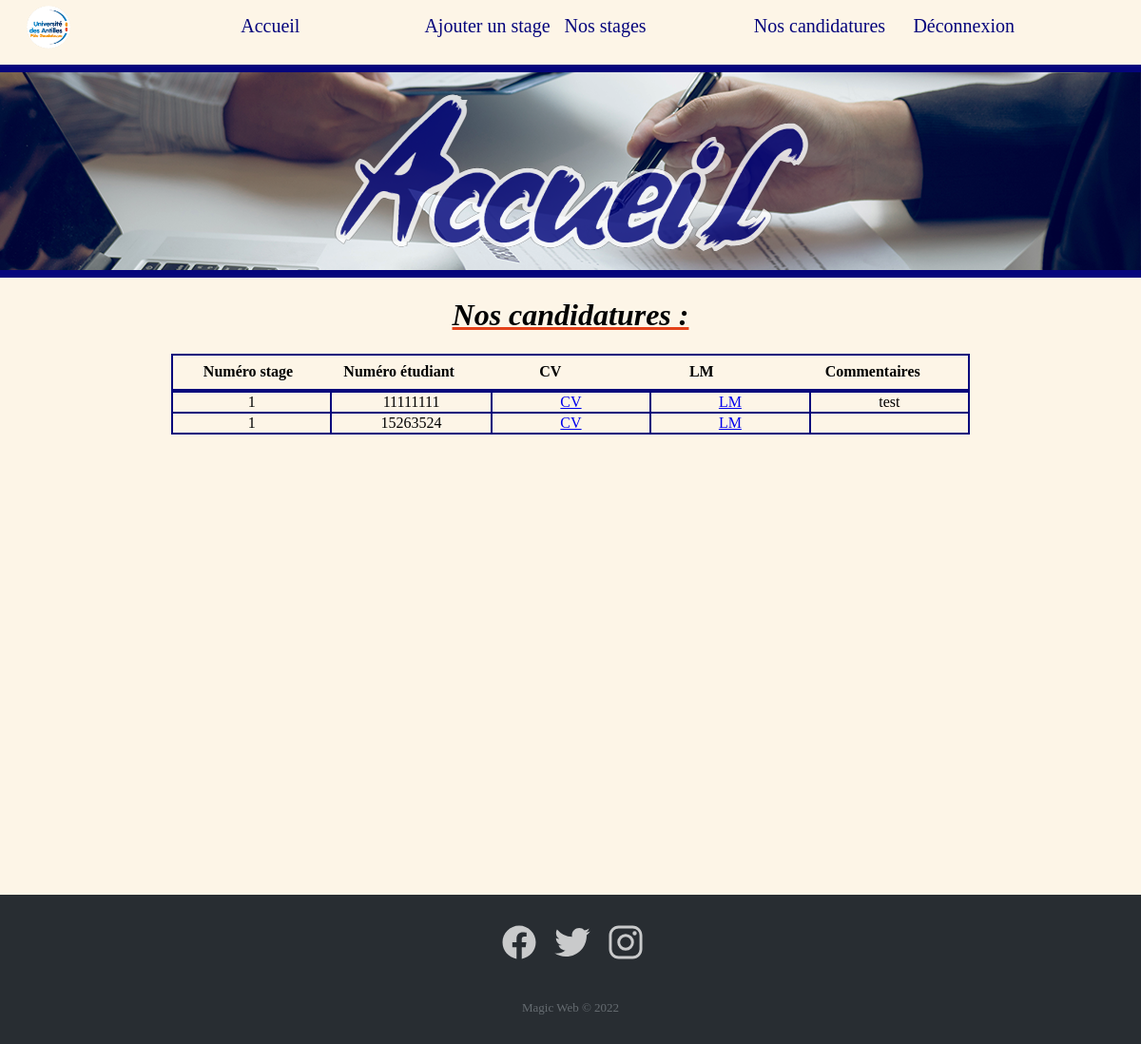
/affichage_candidature.php (signed in), run on the app's committed database.
### tables this page shows
CREATE TABLE `candidater` (
  `id_stage` int(11) NOT NULL,
  `num_etudiant` varchar(8) NOT NULL,
  `CV` varchar(100) NOT NULL,
  `LM` varchar(100) NOT NULL,
  `commentaires` text
);

### affichage_candidature.php (the view, shortened to what this page needs)
<?php
	$servername = "localhost";
	$username = "root";
	$password = "root";
	$dbname = "gestion_stage";
	$conn = new mysqli($servername, $username, $password,$dbname);
?>
<!DOCTYPE html>
<html>
<head>
<?php
	 echo '<link rel="stylesheet" href="site.css">';
?>
</head>
<body>
		<header>
			<ul>
				<li><a href="index.php"><img id="univ" src= "univ.png"></a></li>
				<li><a id="nav" href="accueil_entreprise.php">Accueil </a></li>
				<li><a id="nav" href="ajout_stage.html">Ajouter un stage</a></li>
				<li><a id="nav" href="candidature_entreprise.php">Nos stages</a></li>
				<li><a id="nav" href="affichage_candidature.php">Nos candidatures</a></li>
			  	<li><a id="nav" href="deconnexion.php">Déconnexion</a></li>
			</ul>
		</header>
		<div id="layout">
		    <div id="block">
		      <img id="img" src='images/Stage-Water-Logo.png' alt=''>
		    </div>
		  </div>
    <h1>Nos candidatures :</h1>
	<div id="content">
			<table align="center">
					<thead>
						<tr>
							<th>Numéro stage</th>
							<th>Numéro étudiant</th>
							<th>CV</th>
							<th>LM</th>
							<th>Commentaires</th>
						</tr>
					</thead>
					<tbody>
							   <?php
								$req= "SELECT id_stage from stage WHERE id_contact ='".$_SESSION["id_contact"]."'";
								$result = $conn->query($req);
								while($row = $result->fetch_assoc()){
									$req2 = "SELECT * from candidater WHERE id_stage ='".$row["id_stage"]."'";
									$result2 = $conn->query($req2);
									while($row2 = $result2->fetch_assoc()){
										?>
									<tr>
									<td><?php echo $row2['id_stage']?></td>
									<td><?php echo $row2['num_etudiant']?></td>
									<td><a href="<?php echo utf8_encode($row2['CV'])?>"> CV </a></td>
									<td><a href="<?php echo utf8_encode($row2['LM'])?>"> LM </a></td>
									<td><?php echo utf8_encode($row2['commentaires'])?></td>
									</tr>
									 <?php
									}
								}
							?>
					</tbody>
			</table>
		</div>
	<div class="footer-dark">
        <footer>
            <div class="container">
                <div class="row">
                    <div class="col item social">
                    	<a href="https://www.facebook.com/univ.antilles/"><i class="icon ion-social-facebook" data-icon="ion:logo-facebook"></i></a>
                    	<a href="https://twitter.com/univantilles/"><i class="icon ion-social-twitter"></i></a>
                    	<a href="https://www.instagram.com/univantilles/"><i class="icon ion-social-instagram"></i></a>
                    </div>
                </div>
                <p class="copyright">Magic Web © 2022</p>
            </div>
        </footer>
    </div>
</body>
</html>

### site.css (style rules this page uses)
html { height : auto; width : auto; margin : 0; padding : 0; }
#univ { width: 46px; height: 45px; border-radius: 50%; overflow: hidden; margin-top: -6px; }
ul { background : #fdf5e7; margin : 0; padding : 0; list-style-type: none; overflow: hidden; border-bottom: 8px solid; border-bottom-color: #05057c; font-size: 20px; }
li { display : inline-block; }
li a { display: inline-block; color: #05057c; text-align: center; padding: 12px 28px; text-decoration: none; }
#nav { left : 100%; float: left; position: relative; justify-content : space-between; }
#nav:after { content: ""; position: absolute; width: 0%; height: 1px; display: block; transition: all 0.3s ease; bottom: 25%; }
#layout { background-image: url("images/emploi.png"); height : 100%; width: 100%; border-bottom: 8px solid; border-bottom-color: #05057c; }
#block { margin: 0 auto; opacity: 0.8; }
#img { position : relative; display: block; margin: 0px auto; padding : 20px; height: 75%; }
body h1 { text-align : center; text-decoration : underline; text-decoration-color: #e4421a; }
body { margin :0; padding : 0; background : #fdf5e7; }
#content { width : 100%; height : 100%; text-align : center; }
table { height: 100%; width: 70%; color : black; padding-left : 10%; border-collapse: collapse; border-color: #05057c; }
div { padding-top : 0,1%; }
tr { padding:25%; border: 2px solid; border-color : #05057c; }
td { border: 2px solid; border-color :#05057c; color : black; width : 8%; }
tbody { display : block; height: 490px; overflow-y : auto; }
thead, tbody { display : block; }
th { padding : 1%; width: 7%; }
h1 { font-style : italic; }
.footer-dark { padding:30px 0; color:#f0f9ff; background-color:#282d32; margin-top : 40px; }
.footer-dark .item.social { text-align:center; }
.footer-dark .item.social > a { font-size:20px; width:36px; height:36px; line-height:36px; display:inline-block; text-align:center; margin:0 8px; color:#fff; opacity:0.75; }
.footer-dark .copyright { text-align:center; padding-top:24px; opacity:0.3; font-size:13px; margin-bottom:0; }

### data on the page
candidater: id_stage "1", num_etudiant "11111111", commentaires "test"
candidater: id_stage "1", num_etudiant "15263524"
